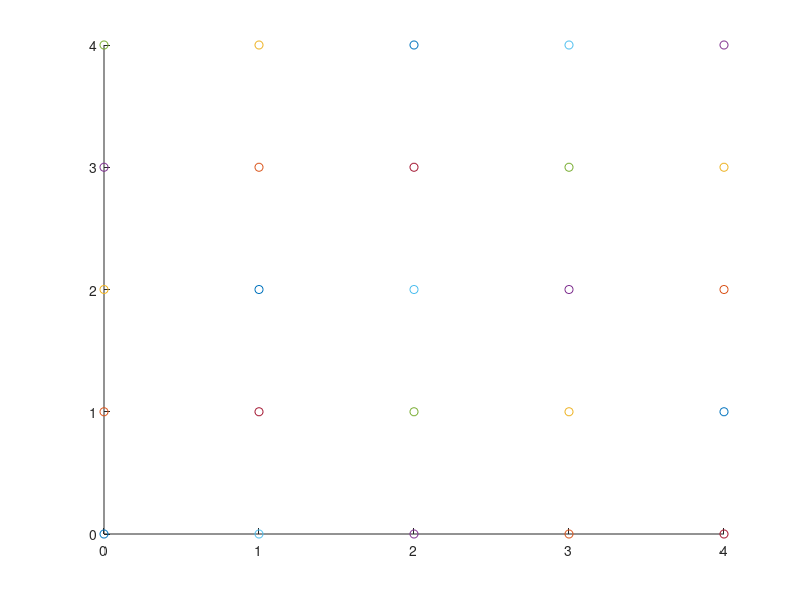

Write the MATLAB code that produced this figure.
% lattice_2D_vib.m
%
% This MATLAB program calculates the normal
% vibrational modes of a 2-D lattice of
% point masses where nearest neighbors
% are connected by simple Harmonic springs.
%
% K. Beers. MIT ChE. 10/03/2002

function iflag_main = lattice_2D_vib();

iflag_main = 0;

% First, we ask the user to set the size of the
% system.
N = input('Enter number of row(columns) of 2D lattice : ');
l_b = 1;  % equilibrium bond length
mass = 1;  % mass of each lattice "atom"

% Next, we set the size of the 2-D lattice
S = N^2;  % total number of lattice sites
F = 2*S;  % the total number of degrees of freedom

% We next set the vector of the spring constants linking
% each neighbor site in the system.
add_random = ...
    input('Add small random value to springs (0=no,1=yes) : ');
K_sp = set_spring_constants(add_random,N,S,F);

% Next, the user requests whether to calculate a few
% eigenvalues of largest magnitude, smallest magnitude,
% or near some input value, or to compute all eigenvalues
% using the QR method. In the latter case, the Hessian
% matrix must be converted to a full matrix, increasing
% greately the cost in memory.
disp(' ');
disp('There are two options for calculating the eigenvalues :');
disp('0 = use eigs() to compute only a few eigenvalues');
disp('1 = use eig() to compute all eigenvalues');
i_eig_routine = input('Use eigs (0) or eig (1) :');
if(~i_eig_routine)
    disp('Select which types of eigenvalues to compute : ');    
    disp('     1 = largest magnitude');
    disp('    -1 = smallest magnitude');
    disp('     2 = both ends');
    disp('     3 = search near target value');
    i_search = input('Enter search method : ');
    if(i_search==3)
        target = input('Enter target eigenvalue : ');
    end
    num_eig = input('Enter number of eigenvalues to calculate : ');
else
    disp('Hessian will be converted to full matrix format');
end

% We now store the positions of each lattice site
% at equilibrium in the minimum energy state.
q_min = zeros(F,1);
for i=1:N
    for j=1:N
        [k,kx,ky] = get_master_index(i,j,N);
        q_min(kx) = (i-1)*l_b;
        q_min(ky) = (j-1)*l_b;
    end
end

% Make a plot of the minimum energy lattice positions
figure;
hold on;
for i=1:N
    for j=1:N
        [k,kx,ky] = get_master_index(i,j,N);
        plot(q_min(kx),q_min(ky),'o');
    end
end

% We next compute the value of the potential energy and the
% potential energy gradient at the minimum energy state.
[U_min,grad_min] = calc_2D_lattice_energy(q_min,K_sp,l_b,N,S,F);

% We then use this function to approximate the Hessian using
% finite difference approximation.
% establish sparsity pattern of Hessian
H_sp = Hessian_sparsity_pattern(N,S,F);
% use finite difference approximation
Hessian = approx_Hessian_FD(q_min,grad_min,H_sp,K_sp,l_b,N,S,F);

% We now compute the normal modes and the frequencuies of each
% using eigenvalue analysis.
if(i_eig_routine)
    [V_eig,D_eig] = eig(full(Hessian));
else
    OPTS.isreal = 1;
    if(i_search == 1)
        [V_eig,D_eig] = eigs(Hessian,num_eig,'LM',OPTS);
    elseif(i_search == -1)
        [V_eig,D_eig] = eigs(Hessian,num_eig,'SM',OPTS);
    elseif(i_search == 2)
        [V_eig,D_eig] = eigs(Hessian,num_eig,'BE',OPTS);
    elseif(i_search == 3)
        [V_eig,D_eig] = eigs(Hessian,num_eig,target,OPTS);
    end
end

lambda_eig = diag(D_eig);
% make zero any negative values due to round-off
% error in computation of zero eigenvalues.
j_neg = find(lambda_eig < 0);
for k=1:length(j_neg)
    lambda_eig(j_neg(k)) = 0;
end
% compute angular frequencies
freq = sqrt(lambda_eig./mass);

% The results are now saved to an output file.
save lattice_2D_vib.mat;

iflag_main = 1;
return;



% ==============================================================
% get_master_index.m
%
% This function calculates the master index label of
% a site in the 2D lattice of NxN sites.
function [k,kx,ky] = get_master_index(i,j,N);

k = (i-1)*N+j;
kx = 2*k-1;
ky = 2*k;

return;


% ==============================================================
% set_spring_constants.m
% This MATLAB function computes the spring constants
% for each spring in the 2-D lattice of NxN sites.
% Currently, all spring constants are set to the
% same value.
function [K_sp,iflag] = ...
    set_spring_constants(add_random,N,S,F);
iflag = 0;

K_sp = spalloc(S,S,4*S);
K_val = 1; % common value of spring constant
for i=1:N
for j=1:N
    k = get_master_index(i,j,N);
    % site to left
    if(i>1)
        n = get_master_index(i-1,j,N);
    else
        n = get_master_index(N,j,N);
    end
    K_sp(k,n) = K_val; K_sp(n,k) = K_val;
    % site to right
    if(i<N)
        n = get_master_index(i+1,j,N);
    else
        n = get_master_index(1,j,N);
    end
    K_sp(k,n) = K_val; K_sp(n,k) = K_val;
    % site below
    if(j>1)
        n = get_master_index(i,j-1,N);
    else
        n = get_master_index(i,N,N);
    end
    K_sp(k,n) = K_val; K_sp(n,k) = K_val;
    % site above
    if(j<N)
        n = get_master_index(i,j+1,N);
    else
        n = get_master_index(i,1,N);
    end
    K_sp(k,n) = K_val; K_sp(n,k) = K_val;
end
end

% we now remove much of the degeneracy of the
% system by adding small random value to
% each spring constant.
if(add_random)
    random_factor = 0.01;
    for k=1:N
        % find non-zero spring constants
        n_list = find(K_sp(k,:));
        % add a small random amount (10% of K_val)
        for j=1:length(n_list)
            n = n_list(j);
            if(n > k)  % only consider each spring once
                K_new = K_val*(1 + random_factor*(rand-0.5));
                K_sp(k,n) = K_new; K_sp(n,k) = K_new;
            end
        end
    end
end
    
iflag = 1;
return;



% ==============================================================
% calc_2D_lattice_energy.m
%
% This MATLAB subourine calculates the potential energy and its
% gradient vector for a 2-D lattice where the neighboring
% sites are bonded by Harmonic springs. 
function [U,grad,iflag] = ...
    calc_2D_lattice_energy(q,K_sp,l_b,N,S,F);

iflag = 0;

% First, initialize total potential energy and
% gradient vector to zeros
U = 0;
grad = zeros(F,1);

% We now iterate over every site in the lattice.
for i=1:N
for j=1:N
    % extract position of lattice site
    [k,kx,ky] = get_master_index(i,j,N);
    x_k = q(kx);
    y_k = q(ky);
    % We now compute the forces on each site from
    % the four bonds attached to it (Note - this is
    % somewhat inefficient, as we will consider each
    % bond twice). The loss in efficiency is
    % compensated by the gain in transparency.
    
    % upper spring
    % extract position of neighbor lattice site's image
    if(j<N)
        [n,nx,ny] = get_master_index(i,j+1,N);
        x_n = q(nx);
        y_n = q(ny);        
    else  % need periodic boundary conditions
        [n,nx,ny] = get_master_index(i,1,N);
        x_n = q(nx);
        y_n = q(ny) + N*l_b;
    end
    % compute force in x and y direction from this
    % spring
    [U_sp,force_sp] = ...
        calc_spring_force(x_k,y_k,x_n,y_n,l_b,K_sp(k,n));
    % increment total potential energy
    if(n>k)
        U = U + U_sp;
    end    
    % update appropriate gradient values with the force
    % x-dir. gradient for site (i,j)
    grad(kx) = grad(kx) - force_sp(1);
    % y-dir. gradient for site (i,j)
    grad(ky) = grad(ky) - force_sp(2);

    % right spring
    % extract position of neighbor lattice site's image
    if(i<N)
        [n,nx,ny] = get_master_index(i+1,j,N);
        x_n = q(nx);
        y_n = q(ny);        
    else
        [n,nx,ny] = get_master_index(1,j,N);
        x_n = q(nx) + N*l_b;
        y_n = q(ny);
    end
    % compute force in x and y direction from this
    % spring
    [U_sp,force_sp] = ...
        calc_spring_force(x_k,y_k,x_n,y_n,l_b,K_sp(k,n));
    % increment total potential energy
    if(n>k)
        U = U + U_sp;
    end    
    % update appropriate gradient values with the force
    % x-dir. gradient for site (i,j)
    grad(kx) = grad(kx) - force_sp(1);
    % y-dir. gradient for site (i,j)
    grad(ky) = grad(ky) - force_sp(2);

    % lower spring
    % extract position of neighbor lattice site's image
    if(j>1)
        [n,nx,ny] = get_master_index(i,j-1,N);
        x_n = q(nx);
        y_n = q(ny);        
    else  % need periodic boundary conditions
        [n,nx,ny] = get_master_index(i,N,N);
        x_n = q(nx);
        y_n = q(ny) - N*l_b;
    end
    % compute force in x and y direction from this
    % spring
    [U_sp,force_sp] = ...
        calc_spring_force(x_k,y_k,x_n,y_n,l_b,K_sp(k,n));
    % increment total potential energy
    if(n>k)
        U = U + U_sp;
    end    
    % update appropriate gradient values with the force
    % x-dir. gradient for site (i,j)
    grad(kx) = grad(kx) - force_sp(1);
    % y-dir. gradient for site (i,j)
    grad(ky) = grad(ky) - force_sp(2);

    % left spring
    % extract position of neighbor lattice site's image
    if(i>1)
        [n,nx,ny] = get_master_index(i-1,j,N);
        x_n = q(nx);
        y_n = q(ny);        
    else
        [n,nx,ny] = get_master_index(N,j,N);
        x_n = q(nx) - N*l_b;
        y_n = q(ny);
    end
    % compute force in x and y direction from this
    % spring
    [U_sp,force_sp] = ...
        calc_spring_force(x_k,y_k,x_n,y_n,l_b,K_sp(k,n));
    % increment total potential energy
    if(n>k)
        U = U + U_sp;
    end    
    % update appropriate gradient values with the force
    % x-dir. gradient for site (i,j)
    grad(kx) = grad(kx) - force_sp(1);
    % y-dir. gradient for site (i,j)
    grad(ky) = grad(ky) - force_sp(2);

end
end

iflag = 1;
return;



% ==============================================================
% This function calculates for a single spring the energy and
% the spring force acting on the first (k) site.
function [U_sp,force_sp,iflag] = ...
    calc_spring_force(x_k,y_k,x_n,y_n,l_b,K_sp);
iflag = 0;

% compute potential energy of spring and increment
% total potential energy
dr = sqrt((x_k-x_n)^2 + (y_k-y_n)^2);
U_sp = 0.5*K_sp*(dr-l_b)^2;

% compute x and y direction forces acting on the neighbor
% site from this spring
force_sp = zeros(2,1);
force_sp(1) = -K_sp*(dr-l_b)*(x_k-x_n)/dr;
force_sp(2) = -K_sp*(dr-l_b)*(y_k-y_n)/dr;

iflag = 1;
return;



% ==============================================================
% approx_Hessian_FD.m
% This MATLAB function uses finite difference approximations
% to estimate the Hessian matrix.
function [Hessian,iflag] = ...
    approx_Hessian_FD(q_min,grad_min,H_sp,K_sp,l_b,N,S,F);

iflag = 0;

% First, allocate space as a sparse matrix for the Hessian.
nzH = nnz(H_sp);
Hessian = spalloc(F,F,nzH);

% We now displace each generalized coordinate by a
% small amount and recompute the gradient vector.
% A finite difference approximation then yields the
% values in the corresponding column of the Hessian.
epsilon = sqrt(eps);
for j=1:F
    q = q_min;
    q(j) = q_min(j) + epsilon;
    [U,grad] = calc_2D_lattice_energy(q,K_sp,l_b,N,S,F);
    col_vector = (grad - grad_min)./epsilon;
    i_list = find(H_sp(:,j));
    for k=1:length(i_list)
        Hessian(i_list(k),j) = col_vector(i_list(k));
    end
end

% Now, ensure that Hessian is symmetric
Hessian = (Hessian + Hessian')/2;

iflag = 1;
return;


% =============================================================
% Hessian_sparsity_pattern.m
% This MATLAB function sets the expected sparsity pattern of
% the Hessian matrix for the 2D lattice system.
%
function [H_sp,iflag] = Hessian_sparsity_pattern(N,S,F);
iflag = 0;

% allocate space as sparse matrix
H_sp = spalloc(F,F,6*F);
% for each lattice site
for i=1:N
for j=1:N
    [k,kx,ky] = get_master_index(i,j,N);

    % upper spring
    if(j<N)
        [n,nx,ny] = get_master_index(i,j+1,N);
    else  % need periodic boundary conditions
        [n,nx,ny] = get_master_index(i,1,N);
    end
    H_sp(kx,kx) = 1;  H_sp(ky,ky) = 1;
    H_sp(kx,ky) = 1;  H_sp(ky,kx) = 1;
    H_sp(kx,nx) = 1;  H_sp(nx,kx) = 1;
    H_sp(kx,ny) = 1;  H_sp(ny,kx) = 1;
    H_sp(ky,nx) = 1;  H_sp(nx,ky) = 1;
    H_sp(ky,ny) = 1;  H_sp(ky,ny) = 1;

    % right spring
    % extract position of neighbor lattice site's image
    if(i<N)
        [n,nx,ny] = get_master_index(i+1,j,N);
    else
        [n,nx,ny] = get_master_index(1,j,N);
    end
    H_sp(kx,kx) = 1;  H_sp(ky,ky) = 1;
    H_sp(kx,ky) = 1;  H_sp(ky,kx) = 1;
    H_sp(kx,nx) = 1;  H_sp(nx,kx) = 1;
    H_sp(kx,ny) = 1;  H_sp(ny,kx) = 1;
    H_sp(ky,nx) = 1;  H_sp(nx,ky) = 1;
    H_sp(ky,ny) = 1;  H_sp(ky,ny) = 1;


    % lower spring
    % extract position of neighbor lattice site's image
    if(j>1)
        [n,nx,ny] = get_master_index(i,j-1,N);
    else  % need periodic boundary conditions
        [n,nx,ny] = get_master_index(i,N,N);
    end
    H_sp(kx,kx) = 1;  H_sp(ky,ky) = 1;
    H_sp(kx,ky) = 1;  H_sp(ky,kx) = 1;
    H_sp(kx,nx) = 1;  H_sp(nx,kx) = 1;
    H_sp(kx,ny) = 1;  H_sp(ny,kx) = 1;
    H_sp(ky,nx) = 1;  H_sp(nx,ky) = 1;
    H_sp(ky,ny) = 1;  H_sp(ky,ny) = 1;

    % left spring
    % extract position of neighbor lattice site's image
    if(i>1)
        [n,nx,ny] = get_master_index(i-1,j,N);
    else
        [n,nx,ny] = get_master_index(N,j,N);
    end
    H_sp(kx,kx) = 1;  H_sp(ky,ky) = 1;
    H_sp(kx,ky) = 1;  H_sp(ky,kx) = 1;
    H_sp(kx,nx) = 1;  H_sp(nx,kx) = 1;
    H_sp(kx,ny) = 1;  H_sp(ny,kx) = 1;
    H_sp(ky,nx) = 1;  H_sp(nx,ky) = 1;
    H_sp(ky,ny) = 1;  H_sp(ky,ny) = 1;
   
end
end

% ensure symmetry
H_sp = (H_sp + H_sp')/2;

iflag = 1;
return;
